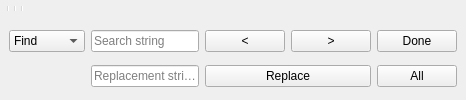
  <widget class="Dock" name="editorDock">
   <attribute name="dockWidgetArea">
    <number>1</number>
   </attribute>
   <widget class="QWidget" name="editorDockContents">
    <layout class="QVBoxLayout" name="verticalLayout">
     <property name="spacing">
      <number>0</number>
     </property>
     <property name="margin">
      <number>0</number>
     </property>
     <item>
      <widget class="QToolBar" name="editortoolbar">
       <addaction name="fileActionNew"/>
       <addaction name="fileActionOpen"/>
       <addaction name="fileActionSave"/>
       <addaction name="separator"/>
       <addaction name="editActionUndo"/>
       <addaction name="editActionRedo"/>
       <addaction name="editActionUnindent"/>
       <addaction name="editActionIndent"/>
       <addaction name="separator"/>
       <addaction name="designActionPreview"/>
       <addaction name="designActionRender"/>
       <addaction name="separator"/>
       <addaction name="fileActionExportSTL"/>
      </widget>
     </item>
     <item>
      <widget class="QFrame" name="find_panel">
       <property name="enabled">
        <bool>true</bool>
       </property>
       <property name="sizePolicy">
        <sizepolicy hsizetype="Preferred" vsizetype="Minimum">
         <horstretch>0</horstretch>
         <verstretch>0</verstretch>
        </sizepolicy>
       </property>
       <property name="frameShape">
        <enum>QFrame::NoFrame</enum>
       </property>
       <property name="frameShadow">
        <enum>QFrame::Raised</enum>
       </property>
       <property name="lineWidth">
        <number>0</number>
       </property>
       <layout class="QGridLayout" name="gridLayout">
        <property name="topMargin">
         <number>0</number>
        </property>
        <property name="bottomMargin">
         <number>0</number>
        </property>
        <property name="verticalSpacing">
         <number>0</number>
        </property>
        <item row="0" column="0">
         <widget class="QComboBox" name="findTypeComboBox">
          <item>
           <property name="text">
            <string>Find</string>
           </property>
          </item>
          <item>
           <property name="text">
            <string>Replace</string>
           </property>
          </item>
         </widget>
        </item>
        <item row="0" column="1">
         <widget class="QLineEdit" name="findInputField">
          <property name="placeholderText">
           <string>Search string</string>
          </property>
         </widget>
        </item>
        <item row="0" column="2">
         <widget class="QPushButton" name="prevButton">
          <property name="text">
           <string>&lt;</string>
          </property>
         </widget>
        </item>
        <item row="0" column="3">
         <widget class="QPushButton" name="nextButton">
          <property name="text">
           <string>&gt;</string>
          </property>
         </widget>
        </item>
        <item row="0" column="4">
         <widget class="QPushButton" name="hideFindButton">
          <property name="text">
           <string>Done</string>
          </property>
         </widget>
        </item>
        <item row="1" column="1">
         <widget class="QLineEdit" name="replaceInputField">
          <property name="placeholderText">
           <string>Replacement string</string>
          </property>
         </widget>
        </item>
        <item row="1" column="2" colspan="2">
         <widget class="QPushButton" name="replaceButton">
          <property name="text">
           <string>Replace</string>
          </property>
         </widget>
        </item>
        <item row="1" column="4">
         <widget class="QPushButton" name="replaceAllButton">
          <property name="text">
           <string>All</string>
          </property>
         </widget>
        </item>
       </layout>
      </widget>
     </item>
    </layout>
   </widget>
  </widget>
